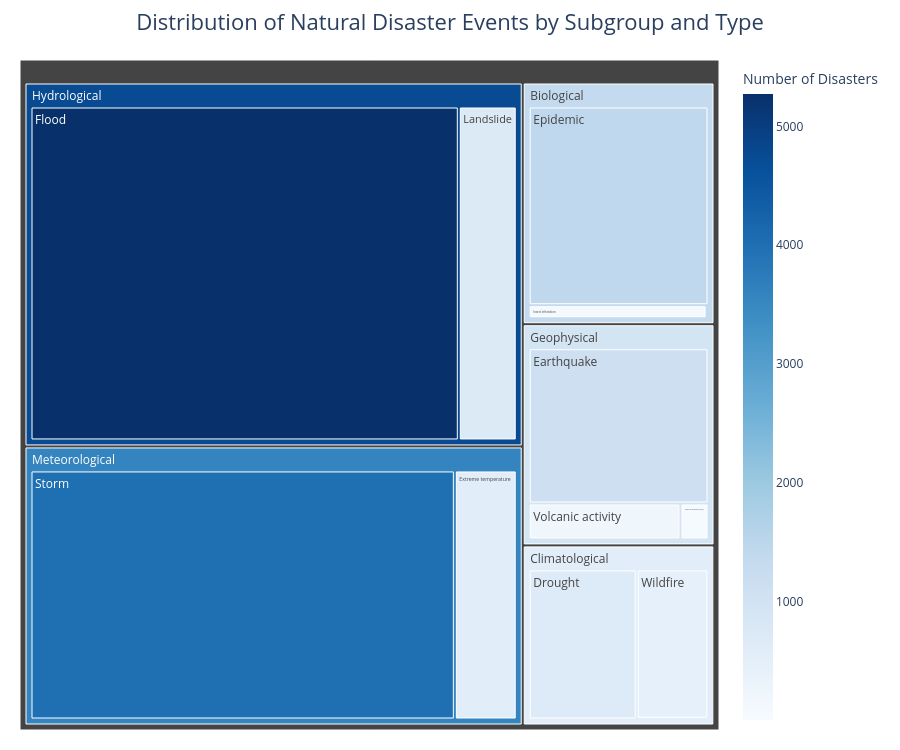

This figure's notebook cell:
### Code cell
fig = px.treemap(
    treemap_data,
    path=["Disaster Subgroup", "Disaster Type"],
    values="Number of Disasters",
    color="Number of Disasters",
    color_continuous_scale="Blues",
    title="Distribution of Natural Disaster Events by Subgroup and Type"
)

fig.update_layout(
    template="plotly_white",
    title={
        "text": "Distribution of Natural Disaster Events by Subgroup and Type",
        "x": 0.5,
        "font": {"size": 22}
    },
    height=750,
    margin=dict(t=60, l=20, r=20, b=20)
)

fig.show()

### Figure 1 — Plotly figure (JSON) as saved in the notebook; plotly's stock layout.template omitted (floating-point values rounded to 4 significant figures)
{"data": [{"branchvalues": "total", "customdata": [[1.0], [1436.0], [93.0], [685.0], [2.0], [452.0], [1.0], [1137.0], [41.0], [222.0], [5272.0], [713.0], [584.0], [4005.0], [1353.0], [591.3], [1.0], [959.8], [4729.0], [3570.0]], "domain": {"x": [0, 1], "y": [0, 1]}, "hovertemplate": "labels=%{label}<br>Number of Disasters_sum=%{value}<br>parent=%{parent}<br>id=%{id}<br>Number of Disasters=%{color}<extra></extra>", "ids": ["Biological/Animal accident", "Biological/Epidemic", "Biological/Insect infestation", "Climatological/Drought", "Climatological/Glacial lake outburst", "Climatological/Wildfire", "Extra-terrestrial/Impact", "Geophysical/Earthquake", "Geophysical/Mass movement (dry)", "Geophysical/Volcanic activity", "Hydrological/Flood", "Hydrological/Landslide", "Meteorological/Extreme temperature ", "Meteorological/Storm", "Biological", "Climatological", "Extra-terrestrial", "Geophysical", "Hydrological", "Meteorological"], "labels": ["Animal accident", "Epidemic", "Insect infestation", "Drought", "Glacial lake outburst", "Wildfire", "Impact", "Earthquake", "Mass movement (dry)", "Volcanic activity", "Flood", "Landslide", "Extreme temperature ", "Storm", "Biological", "Climatological", "Extra-terrestrial", "Geophysical", "Hydrological", "Meteorological"], "marker": {"coloraxis": "coloraxis", "colors": [1.0, 1436.0, 93.0, 685.0, 2.0, 452.0, 1.0, 1137.0, 41.0, 222.0, 5272.0, 713.0, 584.0, 4005.0, 1353.0, 591.3, 1.0, 959.8, 4729.0, 3570.0]}, "name": "", "parents": ["Biological", "Biological", "Biological", "Climatological", "Climatological", "Climatological", "Extra-terrestrial", "Geophysical", "Geophysical", "Geophysical", "Hydrological", "Hydrological", "Meteorological", "Meteorological", "", "", "", "", "", ""], "type": "treemap", "values": [1.0, 1436.0, 93.0, 685.0, 2.0, 452.0, 1.0, 1137.0, 41.0, 222.0, 5272.0, 713.0, 584.0, 4005.0, 1530.0, 1139.0, 1.0, 1400.0, 5985.0, 4589.0]}], "layout": {"coloraxis": {"autocolorscale": false, "colorbar": {"title": {"text": "Number of Disasters"}}, "colorscale": [[0, "rgb(247,251,255)"], [0.125, "rgb(222,235,247)"], [0.25, "rgb(198,219,239)"], [0.375, "rgb(158,202,225)"], [0.5, "rgb(107,174,214)"], [0.625, "rgb(66,146,198)"], [0.75, "rgb(33,113,181)"], [0.875, "rgb(8,81,156)"], [1, "rgb(8,48,107)"]]}, "height": 750, "legend": {"tracegroupgap": 0}, "margin": {"b": 20, "l": 20, "r": 20, "t": 60}, "title": {"font": {"size": 22}, "text": "Distribution of Natural Disaster Events by Subgroup and Type", "x": 0.5}}}
